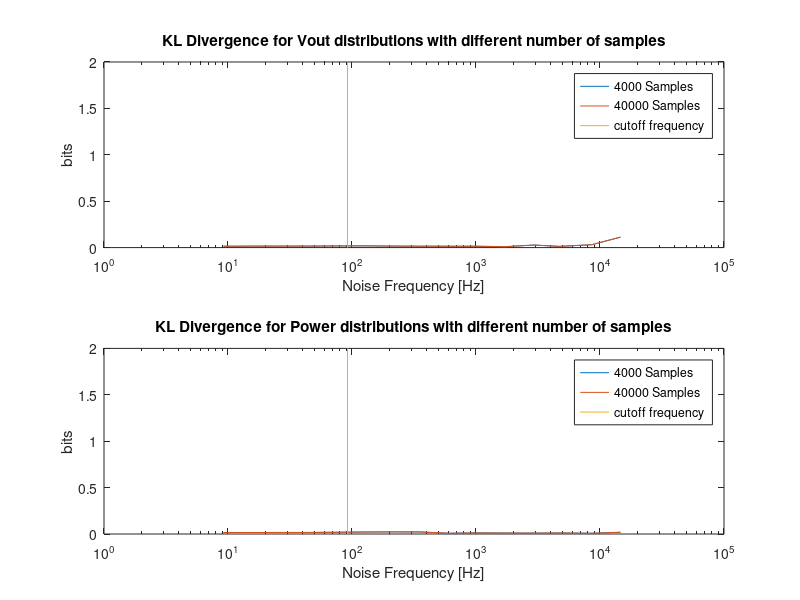

MATLAB code for this plot:
clear all;
close all;

plotFolder = strcat('./img/kldiv/');
load('Errors_LessMoreData.mat');
f = Errors.freq;
fcircuitHz = 92;

figure('units','normalized','outerposition',[0 0 1 1]);
ylimit = 2;
subplot(2,1,1);
ylim([0 ylimit]);
semilogx(f, Errors.KLDiv.Vout, f, Errors.KLDiv.Vout, [fcircuitHz fcircuitHz] , ylim);
xlabel('Noise Frequency [Hz]');
ylabel('bits');
title('KL Divergence for Vout distributions with different number of samples');
legend('4000 Samples','40000 Samples','cutoff frequency');

subplot(2,1,2);
ylim([0 ylimit]);
semilogx(f, Errors.KLDiv.Power, f, Errors.KLDiv.Power, [fcircuitHz fcircuitHz] , ylim);
xlabel('Noise Frequency [Hz]');
ylabel('bits');
title('KL Divergence for Power distributions with different number of samples');
legend('4000 Samples','40000 Samples','cutoff frequency');

saveas(gcf,strcat(plotFolder,'KLDiv_LessMore','.eps'),'epsc');